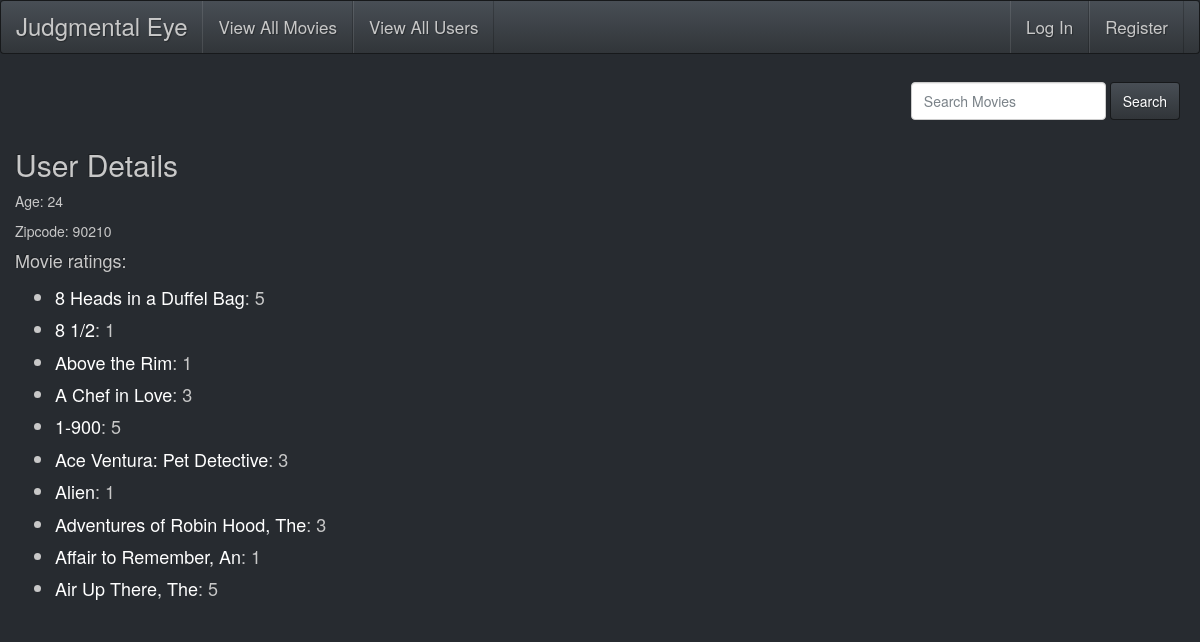
Page /users/944 on the committed database.
### model.py (models this page shows, shortened)
class User(db.Model):
    __tablename__ = "users"
    user_id = db.Column(db.Integer, autoincrement=True, primary_key=True)
    email = db.Column(db.String(64), nullable=True)
    password = db.Column(db.String(64), nullable=True)
    age = db.Column(db.Integer, nullable=True)
    zipcode = db.Column(db.String(15), nullable=True)

class Movie(db.Model):
    __tablename__="movies"
    movie_id = db.Column(db.Integer,autoincrement=True, primary_key=True)
    title = db.Column(db.String(64), nullable=True)
    released_at = db.Column(db.DateTime, nullable=True)
    imdb_url = db.Column(db.String(200), nullable=True)

### server.py (the view)
@app.route('/users/<int:id>')
def user_details(id):
    user = User.query.get(id)
    rating_dict = {}
    ratings = Rating.query.filter_by(user_id=id).all()
    for rating in ratings:                                     # make dictionary with movie title as key and rating score as value
        movie = Movie.query.filter_by(movie_id=rating.movie_id).one()
        rating_dict[movie] = rating.score
    return render_template('user_details.html', user=user, ratings=rating_dict)

### templates/user_details.html
{% extends 'base.html' %}
{% block content %}
    <h2>User Details</h2>
    <p>Age: {{user.age}}</p>
    <p>Zipcode: {{user.zipcode}}</p>
    <h4>Movie ratings:</h4>
    <ul>
      {% for movie in ratings.keys() %}
        <li><a href="/movies/{{ movie.movie_id }}">{{movie.title}}</a>: {{ratings[movie]}}</li>
      {% endfor %}
    </ul>
{% endblock %}

### rows in the picture
User: age "24", zipcode "90210"
Movie: title "8 Heads in a Duffel Bag", ratings "5"
Movie: title "8 1/2", ratings "1"
Movie: title "Above the Rim", ratings "1"
Movie: title "A Chef in Love", ratings "3"
Movie: title "1-900", ratings "5"
Movie: title "Ace Ventura: Pet Detective", ratings "3"
Movie: title "Alien", ratings "1"
Movie: title "Adventures of Robin Hood, The", ratings "3"
Movie: title "Affair to Remember, An", ratings "1"
Movie: title "Air Up There, The", ratings "5"
